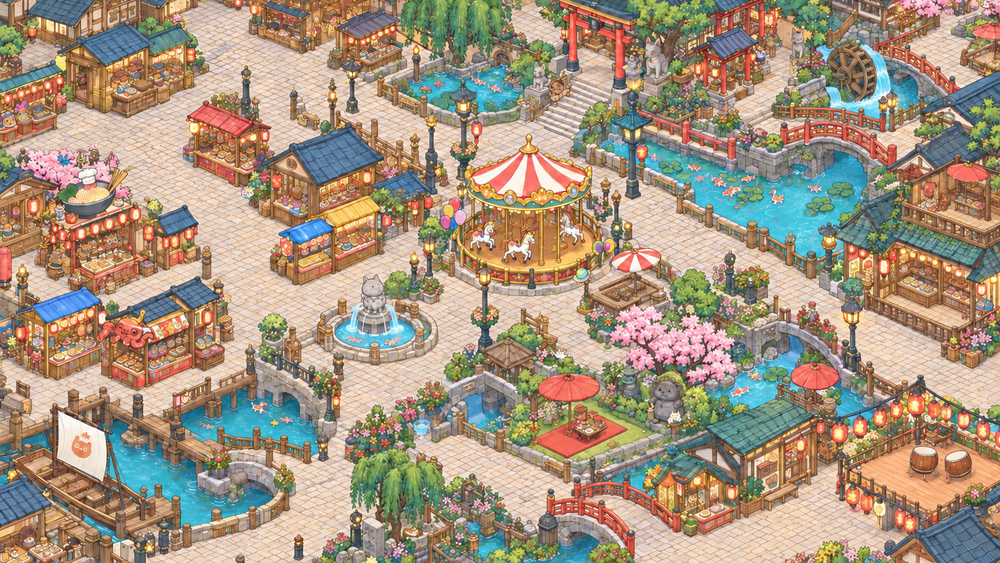
#> input picture WACHA-WACHA-TOWN/assets/01-festival.png, 1000 x 563 px, shrunk from 1672 x 941 before the run; its folder holds only this picture in this run
$ python build_navigation.py
#> lines starting #> are read from the running program, lines starting #| are printed output that depends on the picture; after the words box and inside, x2 and y2 are one past the last pixel; in counts of white or black regions, pixels touching at a corner belong together
"""Measure walkable paving from background pixels without editing source images."""
from pathlib import Path
import json
from collections import deque
from PIL import Image
import numpy as np

ROOT = Path(__file__).resolve().parent
FILES = ['01-festival','02-garden','03-seaside','04-sweets','05-autumn','06-snow','07-lantern']
STEP = 12
GRIDS = []
for name in FILES:
    image = Image.open(ROOT / 'assets' / (name + '.png')).convert('RGB')
#> image is the input picture: PIL image 1000x563 RGB; mean R, G, B 165.2, 147.5, 127.1
    a = np.asarray(image).astype(float)
    r,g,b = a[:,:,0],a[:,:,1],a[:,:,2]
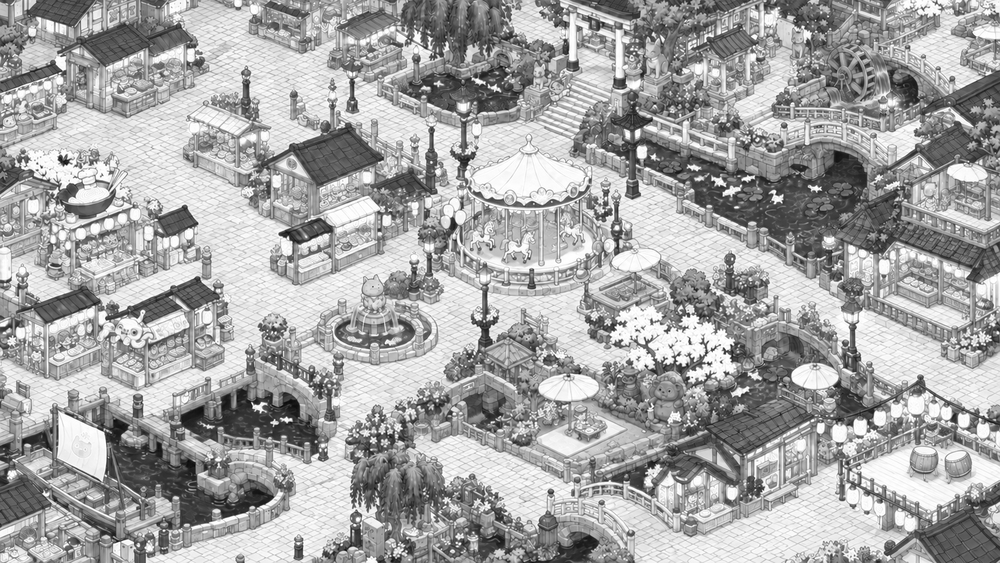
#> r: shape (563, 1000) float64; min 8, max 255, mean 165.2
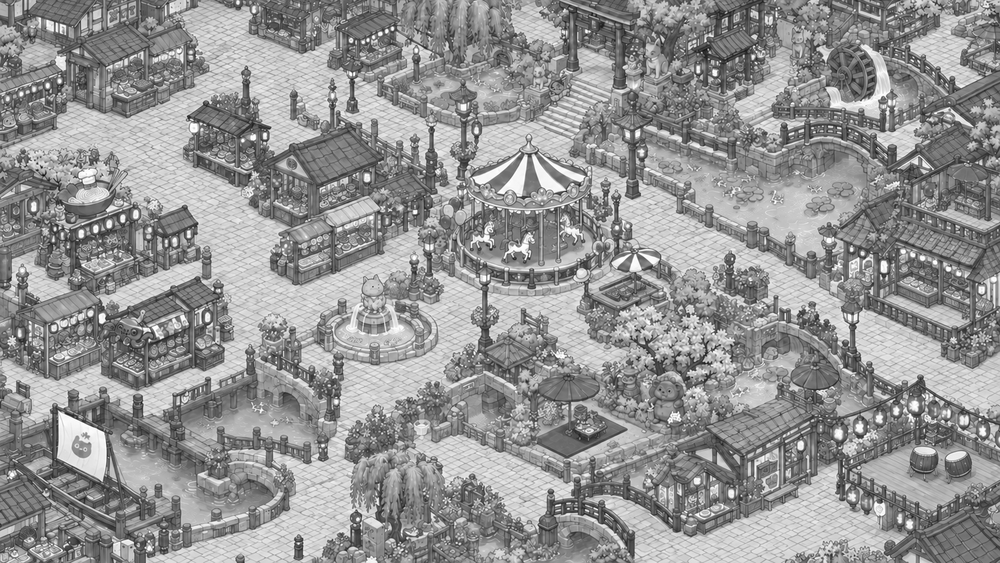
#> g: shape (563, 1000) float64; min 10, max 255, mean 147.5
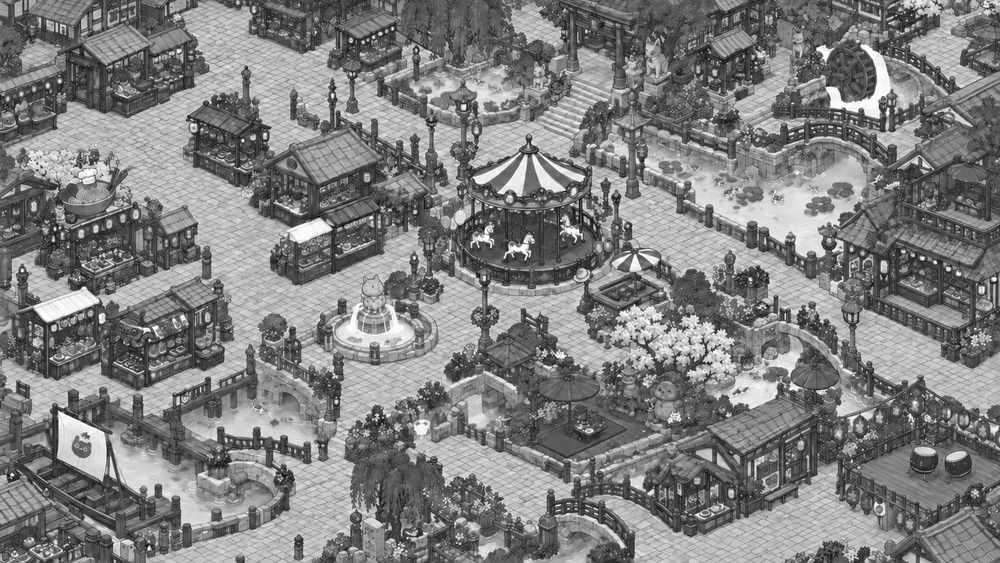
#> b: shape (563, 1000) float64; min 6, max 255, mean 127.1
    high, low = a.max(axis=2), a.min(axis=2)
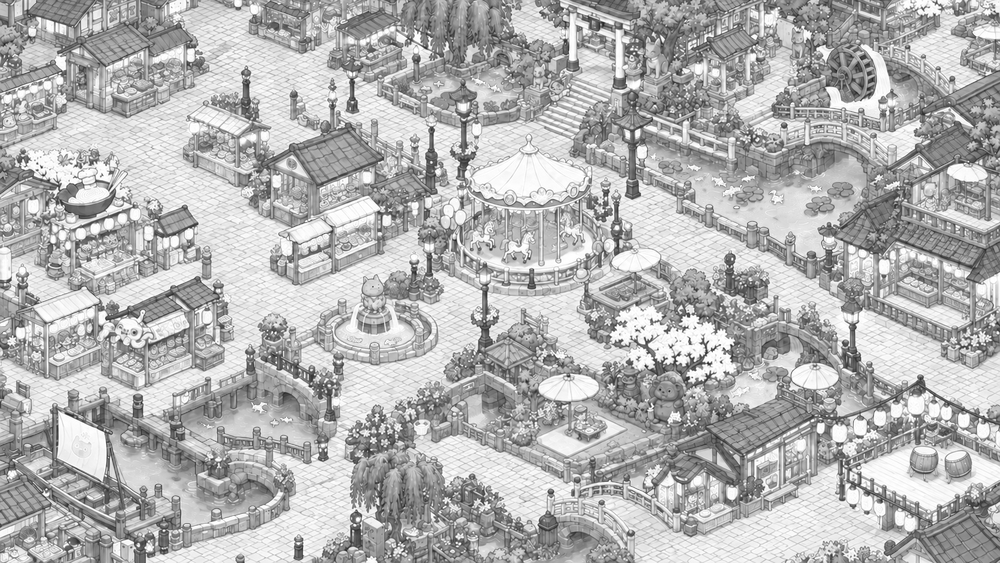
#> high: shape (563, 1000) float64; min 24, max 255, mean 178.3
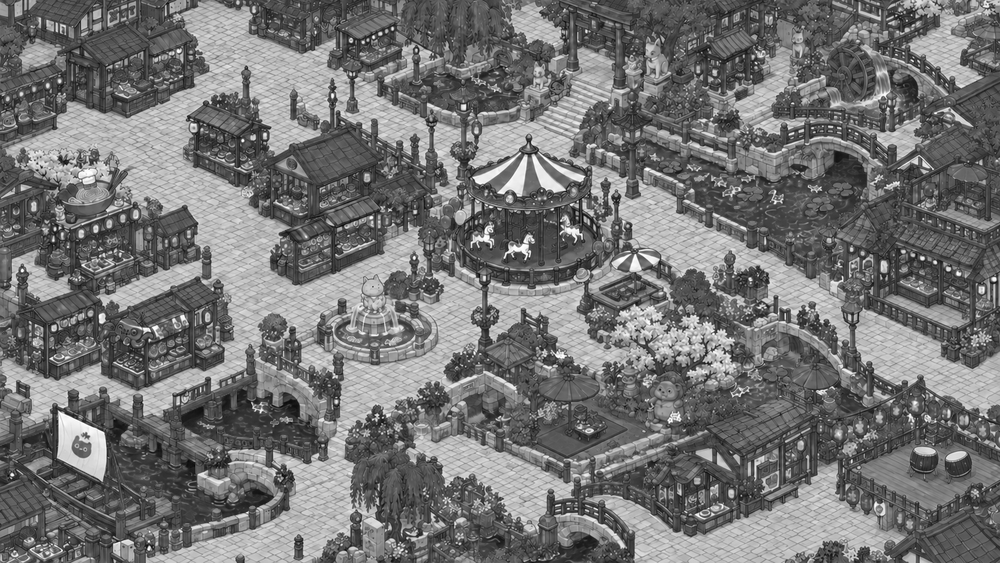
#> low: shape (563, 1000) float64; min 6, max 255, mean 115.7
    stone = (r>139)&(g>121)&(b>92)&(r>=g*.94)&(g>=b*.98)&(r>b*1.022)&((high-low)/np.maximum(high,1)<.31)
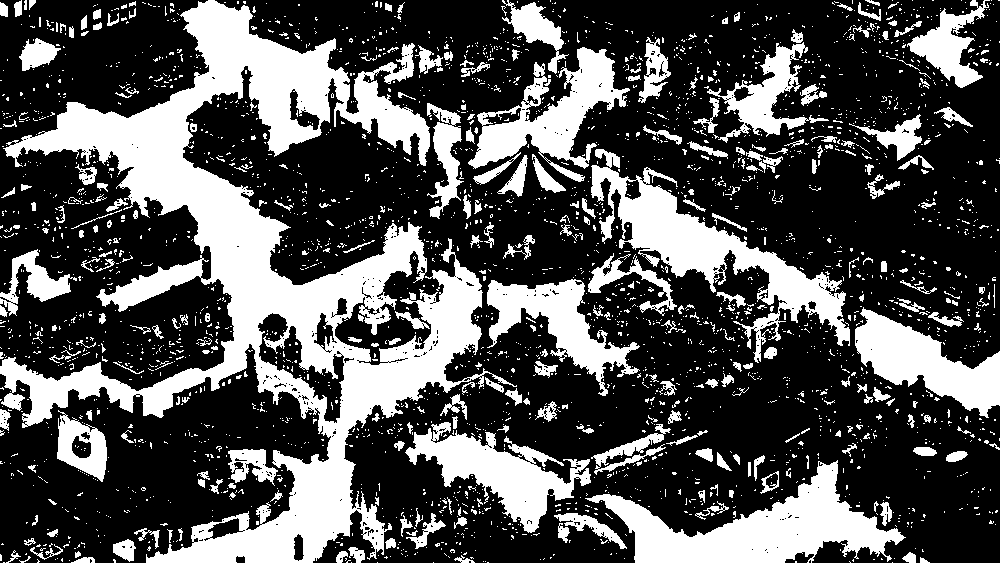
#> stone: shape (563, 1000) bool; 32% white; 2973 white regions (2672 under 20 px), largest, box (x1, y1, x2, y2) and area: (0, 0, 517, 563) 77343, (585, 460, 906, 563) 12925, (591, 149, 850, 363) 12640
    width,height=image.size
#> width = 1000; height = 563
    nodes=[]
    for gy,y in enumerate(range(12,height-12,STEP)):
        for gx,x in enumerate(range(12,width-12,STEP)):
            patch=stone[y-5:y+6,x-5:x+6]
            if patch.mean()>.61:
                nodes.append((gx,gy))
#> after the loop, nodes = 921 pairs, first value 0 to 81, second value 0 to 44
    coords=set(nodes); components=[]
#> after `coords = set(nodes)`: coords = 921 items
    while coords:
        seed=coords.pop(); q=deque([seed]); component=[seed]
        while q:
            x,y=q.popleft()
            for nx,ny in [(x+1,y),(x-1,y),(x,y+1),(x,y-1)]:
                if (nx,ny) in coords:
                    coords.remove((nx,ny));q.append((nx,ny));component.append((nx,ny))
        components.append(component)
#> this loop made 59 passes
#> after the loop, components = 59 items; coords = 0 items
    # Small isolated pale props/rooftops are not navigable streets.
    components=[c for c in components if len(c)>=100]
#> components = 1 item
    kept=sorted(p for c in components for p in c)
#> kept = 411 pairs, first value 0 to 51, second value 0 to 34
    lookup={p:i for i,p in enumerate(kept)}
#> lookup = 411 items
    out=[]
    for x,y in kept:
        links=[]
        for dx,dy in [(1,0),(-1,0),(0,1),(0,-1),(1,1),(1,-1),(-1,1),(-1,-1)]:
            dest=(x+dx,y+dy)
            if dest in lookup:
                if dx and dy and ((x+dx,y) not in lookup or (x,y+dy) not in lookup):
                    continue
                links.append(lookup[dest])
        out.append([12+x*STEP,12+y*STEP,links])
#> this loop made 411 passes
#> (x, y) on passes 1 to 3: (0, 11), (1, 11), (2, 11)
#> after the loop, out = 411 items
#> (the run stopped early here; a loop or call above may not have finished)
